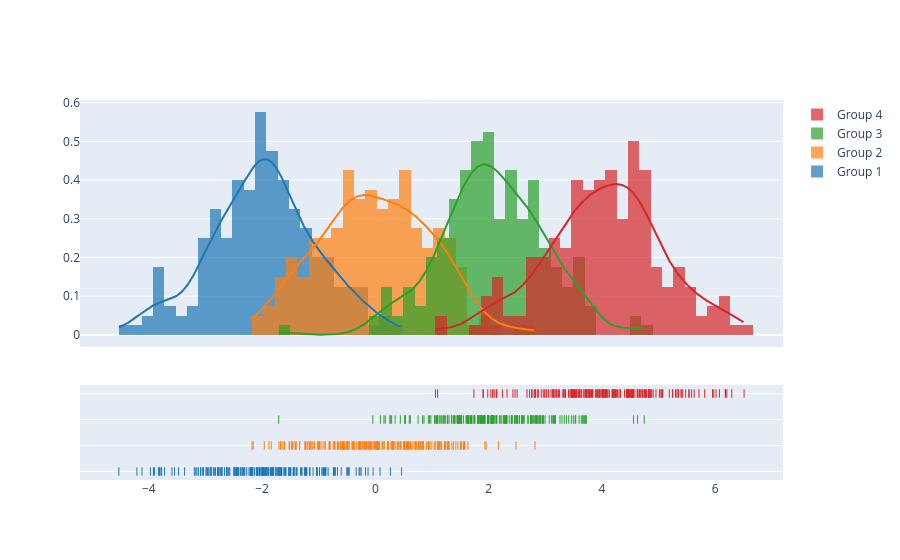

This figure's notebook cell:
### Code cell
import plotly.figure_factory as ff

# Add histogram data
x1 = np.random.randn(200) - 2
x2 = np.random.randn(200)
x3 = np.random.randn(200) + 2
x4 = np.random.randn(200) + 4

# Group data together
hist_data = [x1, x2, x3, x4]

group_labels = ['Group 1', 'Group 2', 'Group 3', 'Group 4']

# Create distplot with custom bin_size
fig = ff.create_distplot(hist_data, group_labels, bin_size=.2)
fig.show()

### Figure 1 — Plotly figure (JSON) as saved in the notebook; plotly's stock layout.template omitted (floating-point values rounded to 4 significant figures; data arrays with more than 128 entries replaced by an {"elided": "..."} marker saying what was removed)
{"data": [{"autobinx": false, "histnorm": "probability density", "legendgroup": "Group 1", "marker": {"color": "rgb(31, 119, 180)"}, "name": "Group 1", "opacity": 0.7, "type": "histogram", "x": {"elided": "200 float values"}, "xaxis": "x", "xbins": {"end": 0.4629, "size": 0.2, "start": -4.527}, "yaxis": "y"}, {"autobinx": false, "histnorm": "probability density", "legendgroup": "Group 2", "marker": {"color": "rgb(255, 127, 14)"}, "name": "Group 2", "opacity": 0.7, "type": "histogram", "x": {"elided": "200 float values"}, "xaxis": "x", "xbins": {"end": 2.819, "size": 0.2, "start": -2.178}, "yaxis": "y"}, {"autobinx": false, "histnorm": "probability density", "legendgroup": "Group 3", "marker": {"color": "rgb(44, 160, 44)"}, "name": "Group 3", "opacity": 0.7, "type": "histogram", "x": {"elided": "200 float values"}, "xaxis": "x", "xbins": {"end": 4.747, "size": 0.2, "start": -1.706}, "yaxis": "y"}, {"autobinx": false, "histnorm": "probability density", "legendgroup": "Group 4", "marker": {"color": "rgb(214, 39, 40)"}, "name": "Group 4", "opacity": 0.7, "type": "histogram", "x": {"elided": "200 float values"}, "xaxis": "x", "xbins": {"end": 6.51, "size": 0.2, "start": 1.061}, "yaxis": "y"}, {"legendgroup": "Group 1", "marker": {"color": "rgb(31, 119, 180)"}, "mode": "lines", "name": "Group 1", "showlegend": false, "type": "scatter", "x": {"elided": "500 float values"}, "xaxis": "x", "y": {"elided": "500 float values"}, "yaxis": "y"}, {"legendgroup": "Group 2", "marker": {"color": "rgb(255, 127, 14)"}, "mode": "lines", "name": "Group 2", "showlegend": false, "type": "scatter", "x": {"elided": "500 float values"}, "xaxis": "x", "y": {"elided": "500 float values"}, "yaxis": "y"}, {"legendgroup": "Group 3", "marker": {"color": "rgb(44, 160, 44)"}, "mode": "lines", "name": "Group 3", "showlegend": false, "type": "scatter", "x": {"elided": "500 float values"}, "xaxis": "x", "y": {"elided": "500 float values"}, "yaxis": "y"}, {"legendgroup": "Group 4", "marker": {"color": "rgb(214, 39, 40)"}, "mode": "lines", "name": "Group 4", "showlegend": false, "type": "scatter", "x": {"elided": "500 float values"}, "xaxis": "x", "y": {"elided": "500 float values"}, "yaxis": "y"}, {"legendgroup": "Group 1", "marker": {"color": "rgb(31, 119, 180)", "symbol": "line-ns-open"}, "mode": "markers", "name": "Group 1", "showlegend": false, "type": "scatter", "x": {"elided": "200 float values"}, "xaxis": "x", "y": {"elided": "200 str values"}, "yaxis": "y2"}, {"legendgroup": "Group 2", "marker": {"color": "rgb(255, 127, 14)", "symbol": "line-ns-open"}, "mode": "markers", "name": "Group 2", "showlegend": false, "type": "scatter", "x": {"elided": "200 float values"}, "xaxis": "x", "y": {"elided": "200 str values"}, "yaxis": "y2"}, {"legendgroup": "Group 3", "marker": {"color": "rgb(44, 160, 44)", "symbol": "line-ns-open"}, "mode": "markers", "name": "Group 3", "showlegend": false, "type": "scatter", "x": {"elided": "200 float values"}, "xaxis": "x", "y": {"elided": "200 str values"}, "yaxis": "y2"}, {"legendgroup": "Group 4", "marker": {"color": "rgb(214, 39, 40)", "symbol": "line-ns-open"}, "mode": "markers", "name": "Group 4", "showlegend": false, "type": "scatter", "x": {"elided": "200 float values"}, "xaxis": "x", "y": {"elided": "200 str values"}, "yaxis": "y2"}], "layout": {"barmode": "overlay", "hovermode": "closest", "legend": {"traceorder": "reversed"}, "xaxis": {"anchor": "y2", "domain": [0.0, 1.0], "zeroline": false}, "yaxis": {"anchor": "free", "domain": [0.35, 1], "position": 0.0}, "yaxis2": {"anchor": "x", "domain": [0, 0.25], "dtick": 1, "showticklabels": false}}}
